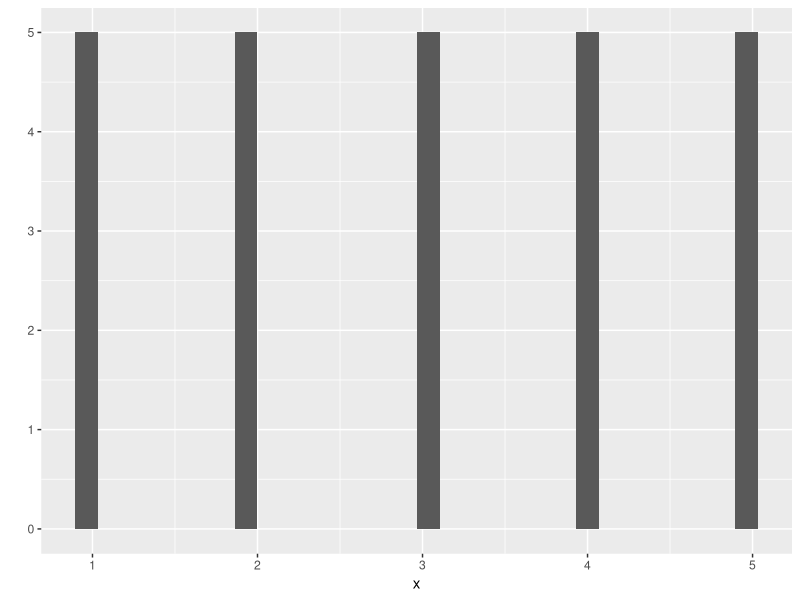
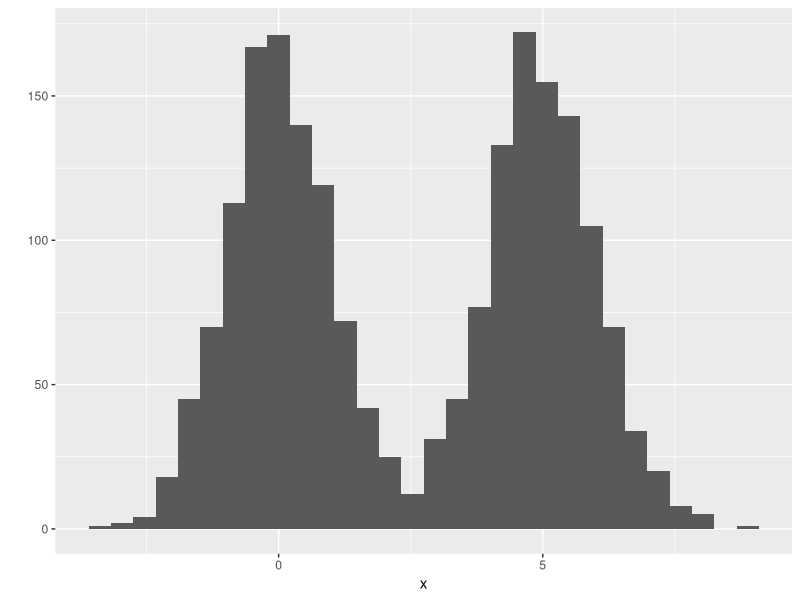
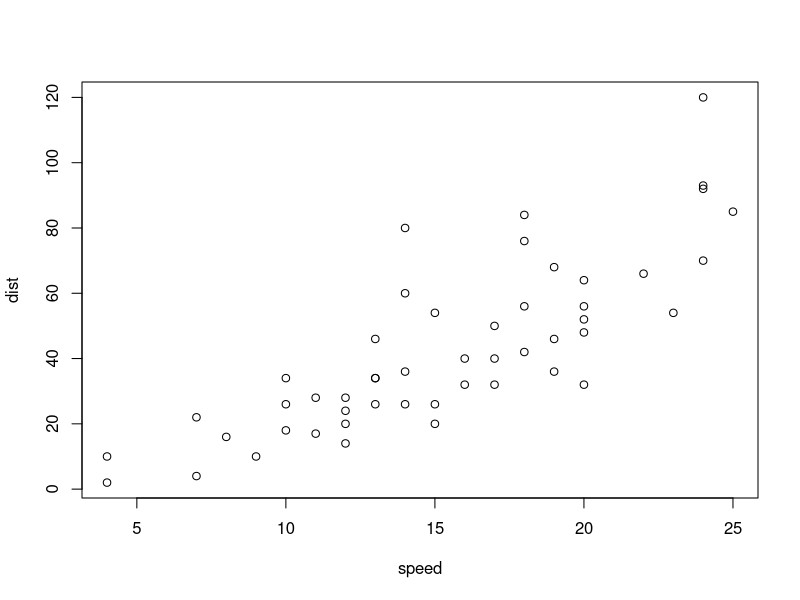

Write R code to recreate these figures, in order.
## ---- chunk 1
library(ggplot2)
x = c(rep (c(1:5),5))
qplot(x)
## ---- chunk 2
library(ggplot2)
x = rnorm(1000)
x1=x+5
x = c(x,x1)
qplot(x,)
## ---- chunk 3
plot(cars)
